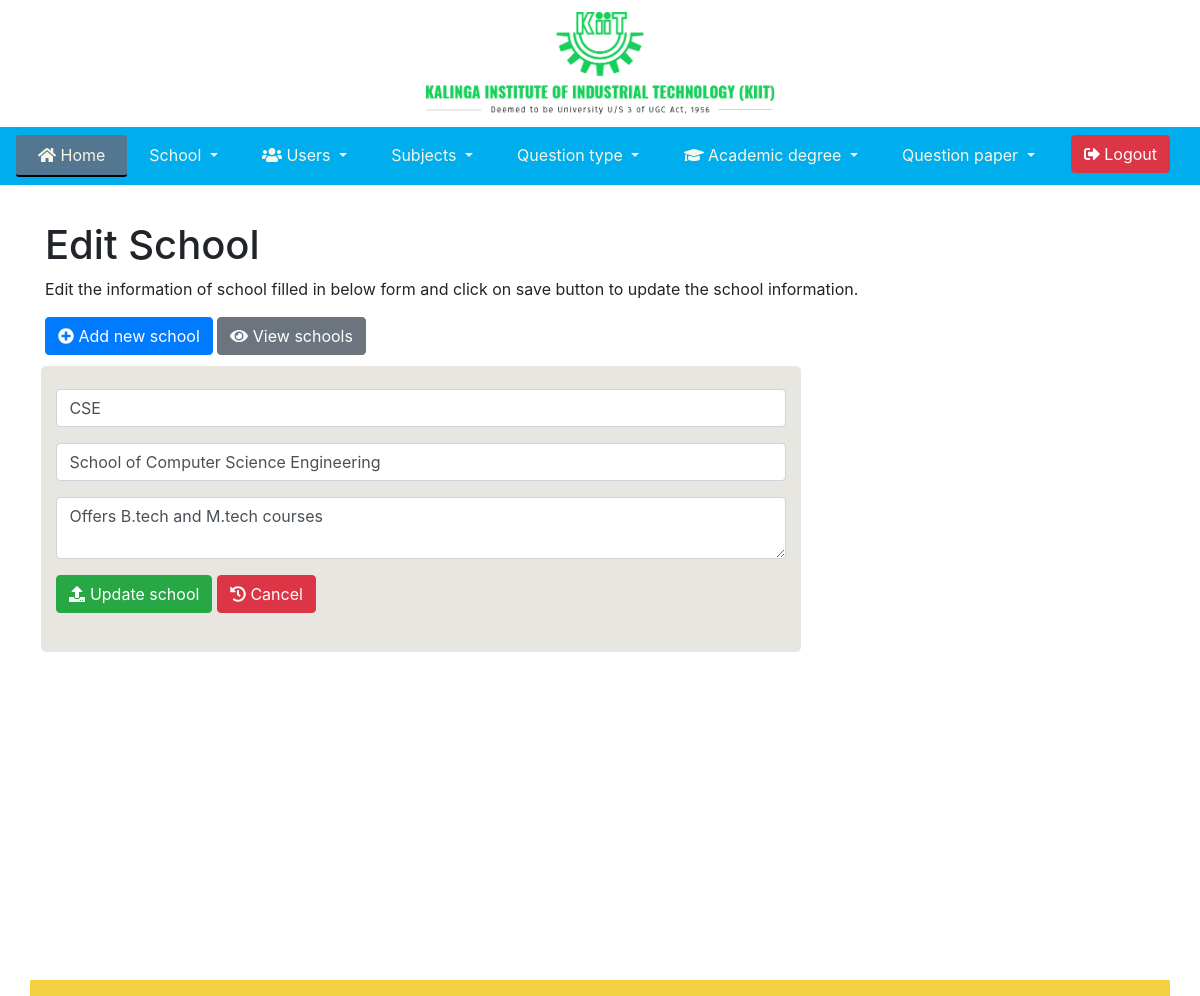
The page /nishi/nishi/edit-school.php?id=1 (signed in) on the database its author committed.
### tables this page shows
CREATE TABLE `school` (
  `school_id` int(4) NOT NULL,
  `school_name` varchar(50) NOT NULL,
  `school_desc` varchar(100) DEFAULT NULL,
  `comments` varchar(100) DEFAULT NULL,
  `injected_date` timestamp NULL DEFAULT CURRENT_TIMESTAMP
);

### nishi/nishi/edit-school.php (the view, shortened to what this page needs)
<?php
          include 'include/header.php';
          include 'include/navbar.php';
          $id = null;
            if ( !empty($_GET['id'])) {
                $id = $_REQUEST['id'];
            }
            $pdo = Database::connect();
            $pdo->setAttribute(PDO::ATTR_ERRMODE, PDO::ERRMODE_EXCEPTION);
            $sql = "SELECT * FROM school where school_id = ?";
            $q = $pdo->prepare($sql);
            $q->execute(array($id));
            $data = $q->fetch(PDO::FETCH_ASSOC);
    ?>
<div class="container">
  <h1>Edit School</h1>
  <p>
    Edit the information of school filled in below form and click on save button to update the school information.
  </p>
  <a href="add-school.php" role="button" class="btn btn-md btn-primary"><i class="fa fa-plus-circle"></i> Add new school</a>
  <a href="manage-school.php" role="button" class="btn btn-md btn-secondary"><i class="fa fa-eye"></i> View schools</a>
    <div class="row">
      <div class="col col-8 data-col">
        <form method="post" action="update-school.php">
          <div class="form-group">
            <input type="text" name="schoolName" class="form-control" value="<?php echo $data['school_name']?>">
          </div>
          <div class="form-group">
            <input type="text" name="schoolDesc" class="form-control" value="<?php echo $data['school_desc']?>">
          </div>
          <div class="form-group">
            <textarea name="schoolCmt" class="form-control"><?php echo $data['comments']?></textarea>
          </div>
          <div class="form-group">
            <button type="submit" name="updateSchool" class="btn btn-md btn-success"><i class="fas fa-upload"></i> Update school </button>
            <a href="manage-school.php" role="button" class="btn btn-md btn-danger"><i class="fas fa-history"></i> Cancel</a>
          </div>
        </form>
      </div>
    </div>
</div>
<?php include('include/footer.php');

### nishi/nishi/css/main.css (style rules this page uses)
.container { margin: 2%; padding: 1%; }
.data-col { padding: 2% 3%; margin: 1%; background-color: #E7E6E1; color: #020205; border-radius: 5px; }
html { position: relative; min-height: 100%; }
body { margin-bottom: 20px; }

### rows shown on the page
school: schoolName "CSE", schoolDesc "School of Computer Science Engineering", schoolCmt "Offers B.tech and M.tech courses"
